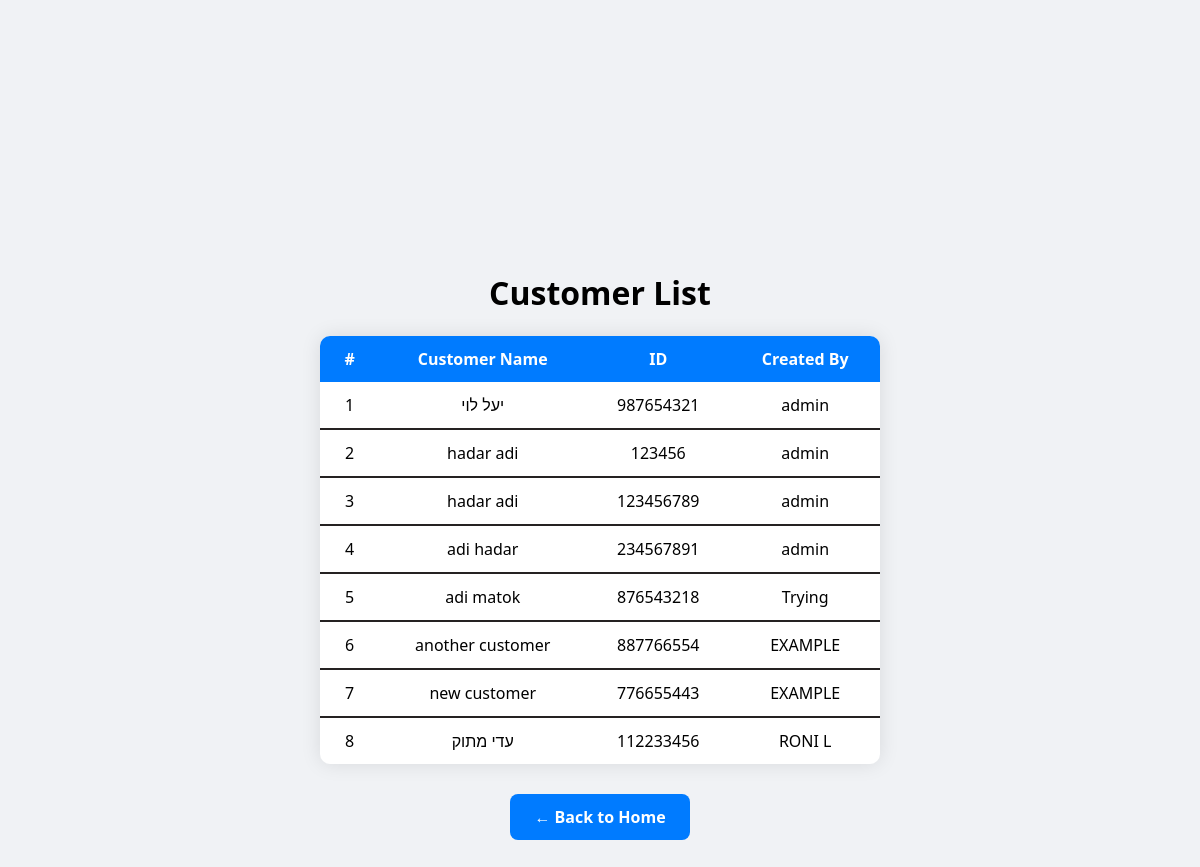
The page /customer_list/ on the database as committed earlier.
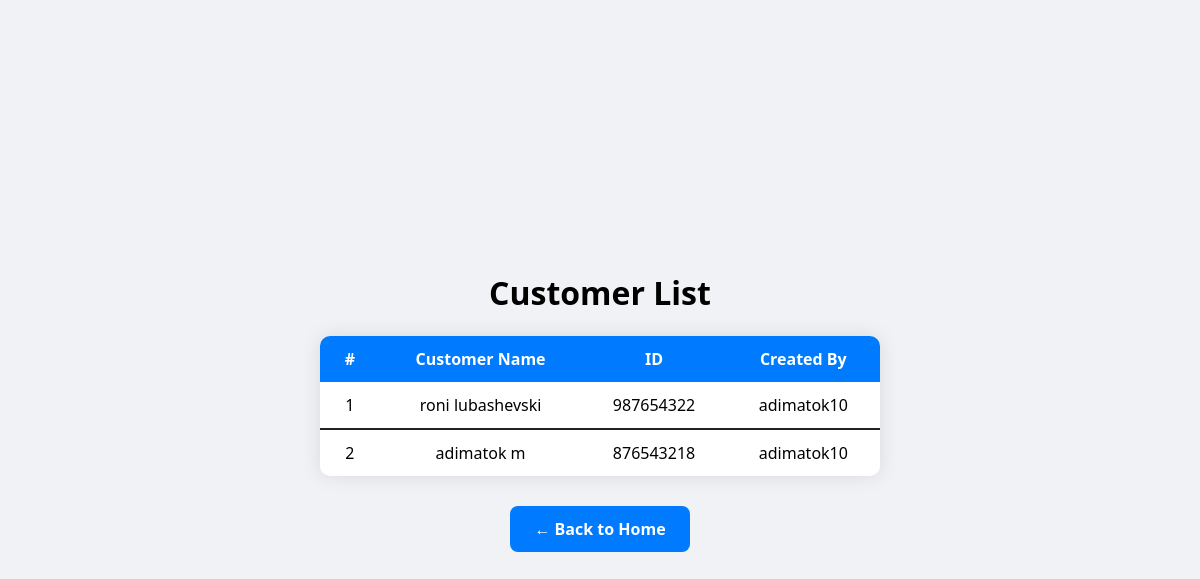
The same page on the database as committed later.
### mainapp/models.py (models this page shows, shortened)
class Customer(models.Model):
    first_name = models.CharField(max_length=100)
    last_name = models.CharField(max_length=100)
    id_number = models.CharField(max_length=20, unique=True)
    created_by = models.CharField(max_length=100, null=True, blank=True)
    class Meta:
        db_table = 'mainapp_customer'

### mainapp/views.py (the view)
# urls.py: path('customer_list/', views.customer_list, name='customer_list'),
def customer_list(request):
    username = request.session.get('username')
    customers = Customer.objects.all()
    return render(request, 'mainapp/customer_list.html', {
        'customers': customers,
        'username': username
    })

### mainapp/templates/mainapp/customer_list.html (shortened to what this page needs)
{% extends 'mainapp/base.html' %}
{% block content %}
<div style="text-align: center; padding: 250px;">
    <h1> Customer List  </h1>
    <table class="user-table">
        <thead>
            <tr>
                <th>#</th>
                <th>Customer Name  </th>
                <th>ID  </th>
                <th>Created By </th>
            </tr>
        </thead>
        <tbody>
            {% for customer in customers %}
            <tr>
                <td>{{ forloop.counter }}</td>
                <td>{{ customer.first_name  }} {{ customer.last_name }}</td>
                <td>{{ customer.id_number   }}</td>
                <td>{{ customer.created_by  }}</td>
            </tr>
            {% endfor %}
        </tbody>
    </table>
    <a href="{% url 'home' %}" class="back-button">← Back to Home</a>
</div>
{% endblock %}

### mainapp/templates/mainapp/base.html (shortened to what this page needs)
{% load static %}
<!DOCTYPE html>
<html lang="en">
<head>
    <link rel="stylesheet" href="{% static 'mainapp_static/style.css' %}">
</head>
<body>
    {% block content %}{% endblock %}
</body>
</html>

### mainapp/static/mainapp_static/style.css (style rules this page uses)
.user-table { margin: auto; border-collapse: collapse; width: 80%; background-color: white; border-radius: 10px; overflow: hidden; box-shadow: 0 0 20px rgba(0,0,0,0.1); }
.user-table th, .user-table td { padding: 12px 20px; font-size: 16px; text-align: center; }
.user-table tbody tr:not(:last-child) td { border-bottom: 2px solid #252222; }
.user-table th { background-color: #007bff; color: white; }
.back-button { display: inline-block; margin-top: 30px; padding: 12px 24px; background-color: #007bff; color: white; border-radius: 8px; text-decoration: none; font-weight: bold; transition: background-color 0.3s ease; }
body { font-family: 'Segoe UI', Tahoma, Geneva, Verdana, sans-serif; background-color: #f0f2f5; margin: 0; padding: 0; }

Rows that differ between the two databases and show on the page:
removed Customer: first_name "hadar", last_name "adi", id_number "123456789", created_by "admin"
removed Customer: first_name "adi", last_name "hadar", id_number "234567891", created_by "admin"
removed Customer: first_name "adi", last_name "matok", id_number "876543218", created_by "Trying"
removed Customer: first_name "another", last_name "customer", id_number "887766554", created_by "EXAMPLE"
removed Customer: first_name "new", last_name "customer", id_number "776655443", created_by "EXAMPLE"
removed Customer: first_name "עדי", last_name "מתוק", id_number "112233456", created_by "RONI L"
changed Customer: first_name "יעל" → "roni"; last_name "לוי" → "lubashevski"; id_number "987654321" → "987654322"; created_by "admin" → "adimatok10"
changed Customer: first_name "hadar" → "adimatok"; last_name "adi" → "m"; id_number "123456" → "876543218"; created_by "admin" → "adimatok10"
